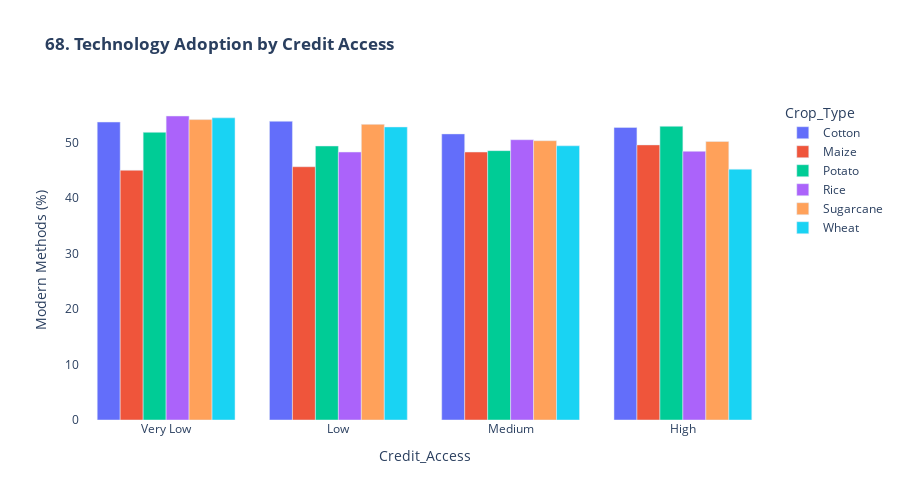

The notebook cell saved with this chart:
### Markdown cell above
### *68. Credit Access Impact*

### Code cell
print("\n68. Credit Access Analysis...")

# Use field size as proxy for credit access
df['Credit_Access'] = pd.cut(df['Field_Area_hectare'], 
                            bins=[0, 2, 5, 10, 100], 
                            labels=['Very Low', 'Low', 'Medium', 'High'])

credit_impact = df.groupby(["Credit_Access", "Crop_Type"], observed=False).agg(
    Modern_Irrigation=("Irrigation_Type", lambda x: x.isin(["Drip", "Sprinkler"]).mean() * 100),
    Success_Rate=("Irrigation_Need", lambda x: (x == "Low").mean() * 100),
).reset_index()


fig68 = px.bar(credit_impact, x='Credit_Access', y='Modern_Irrigation',
               color='Crop_Type', barmode='group',
               title='<b>68. Technology Adoption by Credit Access</b>',
               labels={'Modern_Irrigation': 'Modern Methods (%)'})

fig68.update_layout(height=500, plot_bgcolor='white')
fig68.show()

### Figure 1 — Plotly figure (JSON) as saved in the notebook; plotly's stock layout.template omitted (floating-point values rounded to 4 significant figures)
{"data": [{"alignmentgroup": "True", "hovertemplate": "Crop_Type=Cotton<br>Credit_Access=%{x}<br>Modern Methods (%)=%{y}<extra></extra>", "legendgroup": "Cotton", "marker": {"color": "#636efa", "pattern": {"shape": ""}}, "name": "Cotton", "offsetgroup": "Cotton", "orientation": "v", "showlegend": true, "textposition": "auto", "type": "bar", "x": ["Very Low", "Low", "Medium", "High"], "xaxis": "x", "y": [53.68, 53.82, 51.55, 52.71], "yaxis": "y"}, {"alignmentgroup": "True", "hovertemplate": "Crop_Type=Maize<br>Credit_Access=%{x}<br>Modern Methods (%)=%{y}<extra></extra>", "legendgroup": "Maize", "marker": {"color": "#EF553B", "pattern": {"shape": ""}}, "name": "Maize", "offsetgroup": "Maize", "orientation": "v", "showlegend": true, "textposition": "auto", "type": "bar", "x": ["Very Low", "Low", "Medium", "High"], "xaxis": "x", "y": [45.0, 45.63, 48.28, 49.57], "yaxis": "y"}, {"alignmentgroup": "True", "hovertemplate": "Crop_Type=Potato<br>Credit_Access=%{x}<br>Modern Methods (%)=%{y}<extra></extra>", "legendgroup": "Potato", "marker": {"color": "#00cc96", "pattern": {"shape": ""}}, "name": "Potato", "offsetgroup": "Potato", "orientation": "v", "showlegend": true, "textposition": "auto", "type": "bar", "x": ["Very Low", "Low", "Medium", "High"], "xaxis": "x", "y": [51.83, 49.37, 48.53, 52.92], "yaxis": "y"}, {"alignmentgroup": "True", "hovertemplate": "Crop_Type=Rice<br>Credit_Access=%{x}<br>Modern Methods (%)=%{y}<extra></extra>", "legendgroup": "Rice", "marker": {"color": "#ab63fa", "pattern": {"shape": ""}}, "name": "Rice", "offsetgroup": "Rice", "orientation": "v", "showlegend": true, "textposition": "auto", "type": "bar", "x": ["Very Low", "Low", "Medium", "High"], "xaxis": "x", "y": [54.77, 48.28, 50.5, 48.41], "yaxis": "y"}, {"alignmentgroup": "True", "hovertemplate": "Crop_Type=Sugarcane<br>Credit_Access=%{x}<br>Modern Methods (%)=%{y}<extra></extra>", "legendgroup": "Sugarcane", "marker": {"color": "#FFA15A", "pattern": {"shape": ""}}, "name": "Sugarcane", "offsetgroup": "Sugarcane", "orientation": "v", "showlegend": true, "textposition": "auto", "type": "bar", "x": ["Very Low", "Low", "Medium", "High"], "xaxis": "x", "y": [54.13, 53.27, 50.33, 50.19], "yaxis": "y"}, {"alignmentgroup": "True", "hovertemplate": "Crop_Type=Wheat<br>Credit_Access=%{x}<br>Modern Methods (%)=%{y}<extra></extra>", "legendgroup": "Wheat", "marker": {"color": "#19d3f3", "pattern": {"shape": ""}}, "name": "Wheat", "offsetgroup": "Wheat", "orientation": "v", "showlegend": true, "textposition": "auto", "type": "bar", "x": ["Very Low", "Low", "Medium", "High"], "xaxis": "x", "y": [54.44, 52.8, 49.41, 45.19], "yaxis": "y"}], "layout": {"barmode": "group", "height": 500, "legend": {"title": {"text": "Crop_Type"}, "tracegroupgap": 0}, "plot_bgcolor": "white", "title": {"text": "<b>68. Technology Adoption by Credit Access</b>"}, "xaxis": {"anchor": "y", "domain": [0, 1], "title": {"text": "Credit_Access"}}, "yaxis": {"anchor": "x", "domain": [0, 1], "title": {"text": "Modern Methods (%)"}}}}
